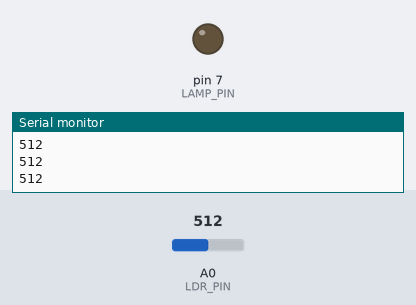
Recording of a sketch running on a simulated Arduino Uno, built with avr-gcc and run on an emulated ATmega328P. Parts: output pins drawn as LEDs (lit = HIGH), the last lines printed to the serial monitor. Inputs (shaded band) come from the test bench; at power-on: A0 (LDR_PIN) = 512.

Above: at 1.2 s.
1.3 s: A0 (LDR_PIN) set to 362
2.8 s: A0 (LDR_PIN) set to 334
At 3.8 s:
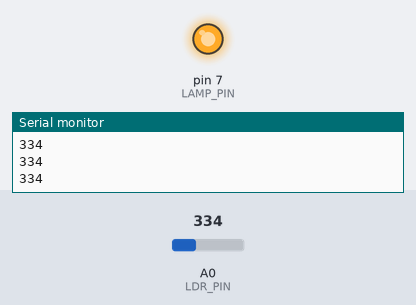
4.3 s: A0 (LDR_PIN) set to 443
5.8 s: A0 (LDR_PIN) set to 469
At 6.4 s:
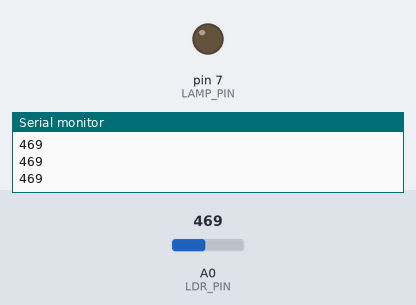
7.3 s: A0 (LDR_PIN) set to 340
At 7.7 s:
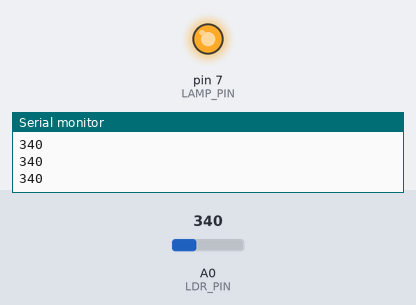
Timing chart, 0 to 9.8 s (numbered marks = the images above; inputs shaded):
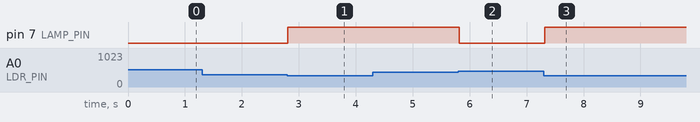

Measured:
- the behaviour switches between 350 and 349 on A0 (LDR_PIN) (found by bisection; images 0 and 1)
- the behaviour switches between 450 and 451 on A0 (LDR_PIN) (found by bisection; images 1 and 2)
- after the input at 2.8 s, pin 7 (LAMP_PIN): LOW → HIGH at once
- after the input at 5.8 s, pin 7 (LAMP_PIN): HIGH → LOW at once
- after the input at 7.3 s, pin 7 (LAMP_PIN): LOW → HIGH at once

The sketch:

ldr_dark_lamp.ino
```cpp
const uint8_t LDR_PIN = A0;
const uint8_t LAMP_PIN = 7;
const int ON_THRESHOLD = 350;
const int OFF_THRESHOLD = 450;
bool lampOn = false;

void setup() {
  pinMode(LAMP_PIN, OUTPUT);
  Serial.begin(9600);
}

void loop() {
  int light = analogRead(LDR_PIN);
  if (!lampOn && light < ON_THRESHOLD) lampOn = true;
  if (lampOn && light > OFF_THRESHOLD) lampOn = false;
  digitalWrite(LAMP_PIN, lampOn ? HIGH : LOW);
  Serial.println(light);
  delay(100);
}
```
